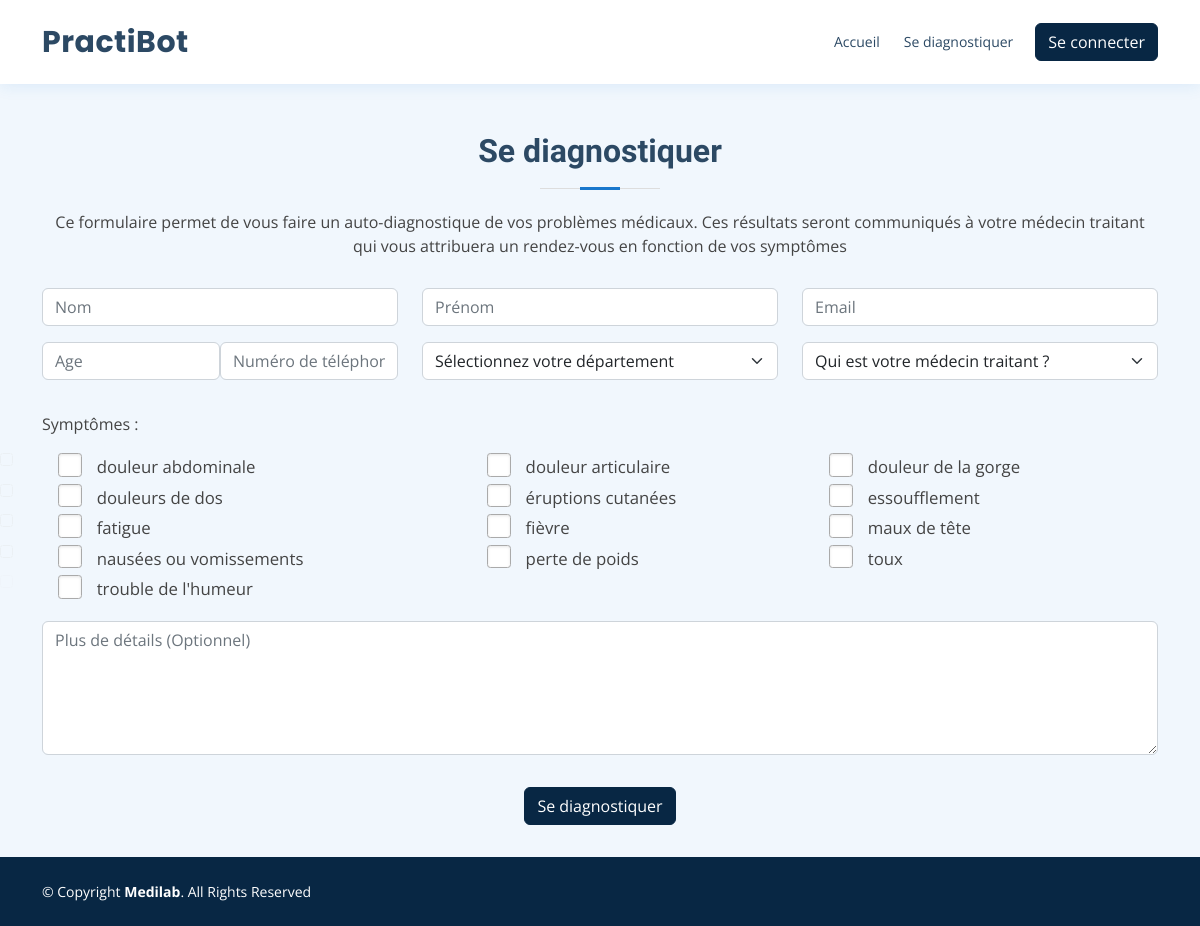
The page /pages/form.php?form=1 on the database its author committed.
### tables this page shows
CREATE TABLE `specialite_symptome` (
  `id_spe_symptome` int(11) NOT NULL,
  `id_spe` int(11) NOT NULL,
  `id_symptome` int(11) NOT NULL
);

CREATE TABLE `symptome` (
  `id_symptome` int(11) NOT NULL,
  `nom` varchar(50) NOT NULL
);

### components/symptomes.php (the view)
<table class="tabForm">
    <tr>
        <?php
        $stmt = $conn->prepare("SELECT * FROM specialite_symptome ss INNER JOIN symptome s ON ss.id_symptome = s.id_symptome WHERE id_spe = :form ORDER BY s.nom");
        $stmt->bindParam(':form', $form);
        $stmt->execute();
        $i = 0;
        $j = 0;
        while ($row = $stmt->fetch(PDO::FETCH_ASSOC)) {
            $j = $j + 1;
            if ($i == 3 ) {
                echo "</tr>";
                echo "<tr>";
                $i = 0;
            }
            echo "<td>";
            echo "<div>";
            echo "<input type='checkbox' id='" . $j . "' name='" . $j . "'>";
            echo "<label for='" . $j . "'>" . $row['nom'] . "</label>";
            echo "</div>";
            echo "</td>";
            $i = $i + 1;
        }
        ?>
    </tr>
</table>

### assets/css/style.css (style rules this page uses)
body { font-family: "Open Sans", sans-serif; color: #444444; padding-top: 4.3%; }
footer { bottom: 0; width: 100%; position: sticky; }
.section-bg { background-color: #f1f7fd; }
#footer { color: #fff; font-size: 14px; background: #082744; }
.tabForm { margin: 0; width: 100%; }
td { padding-left: 1rem; padding-right: 1rem; }
[type="checkbox"] { position: absolute; left: 0; opacity: 0.01; }
[type="checkbox"]+label { position: relative; padding-left: 2.3em; font-size: 1.05em; line-height: 1.7; cursor: pointer; }
input[type="checkbox"]:not(:checked)+label::before, input[type="checkbox"]:checked+label::before { content: ''; position: absolute; left: 0; top: 0; width: 1.4em; height: 1.4em; border: 1px solid #aaa; background: #FFF; border-radius: .2em; box-shadow: inset 0 1px 3px rgba(0, 0, 0, .1), 0 0 0 rgba(8,39,68, .2); transition: all .275s; }
input[type="checkbox"]:not(:checked)+label::after, input[type="checkbox"]:checked+label::after { content: '✕'; speak: never; position: absolute; top: .45em; left: .1em; font-size: 1.4em; color: #082744; line-height: 0; transition: all .2s; }
input[type="checkbox"]:not(:checked)+label::after { opacity: 0; transform: scale(0) rotate(45deg); }

### rows shown on the page
specialite_symptome: id_symptome.nom "douleur abdominale"
specialite_symptome: id_symptome.nom "douleur articulaire"
specialite_symptome: id_symptome.nom "douleur de la gorge"
specialite_symptome: id_symptome.nom "douleurs de dos"
specialite_symptome: id_symptome.nom "éruptions cutanées"
specialite_symptome: id_symptome.nom "essoufflement"
specialite_symptome: id_symptome.nom "fatigue"
specialite_symptome: id_symptome.nom "fièvre"
specialite_symptome: id_symptome.nom "maux de tête"
specialite_symptome: id_symptome.nom "nausées ou vomissements"
specialite_symptome: id_symptome.nom "perte de poids"
specialite_symptome: id_symptome.nom "toux"
specialite_symptome: id_symptome.nom "trouble de l'humeur"
